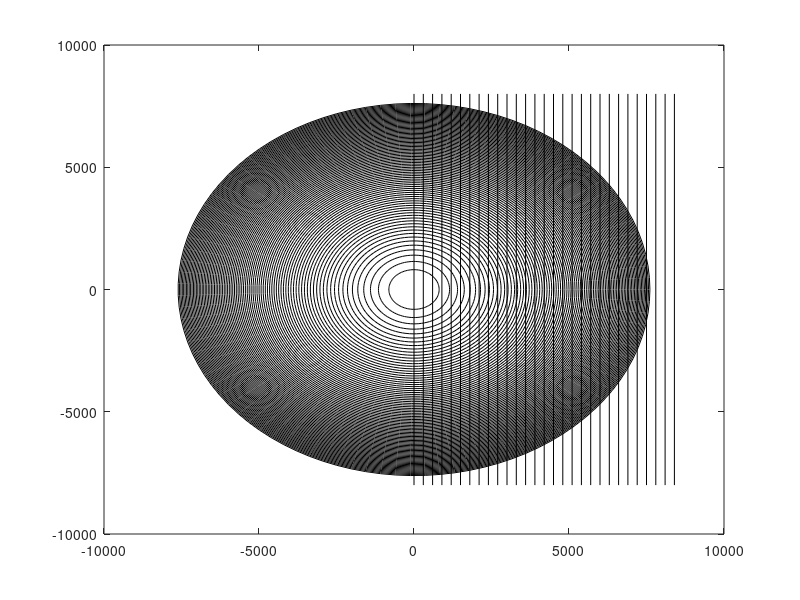

Recreate this plot in MATLAB.
clc

R = 700000;
dr = 0.47;
n = 0:128-40;

x = sqrt( (R+n*dr).^2 - R^2 );

% plot concentric circles
th = linspace(0,2*pi); 

figure;
for r=x
    xx = r*cos(th);
    yy = r*sin(th);
    plot(xx,yy,'k'); hold on
end

for i = 0:28
    plot([300*i,300*i],[-8000,8000],'k'); hold on
end

% the total width until the last bin at distance d from the center is
d = linspace(1,max(x),200); % distance from center
for i = 1:numel(d)
    n_d(i) = sum(x>d(i));
end
h = sqrt(max(x)^2 - d.^2)

% figure;
% plot(d,h)
% 
% figure;
% plot(d,n_d)
% 
% figure;
% plot(d,n_d./h)
